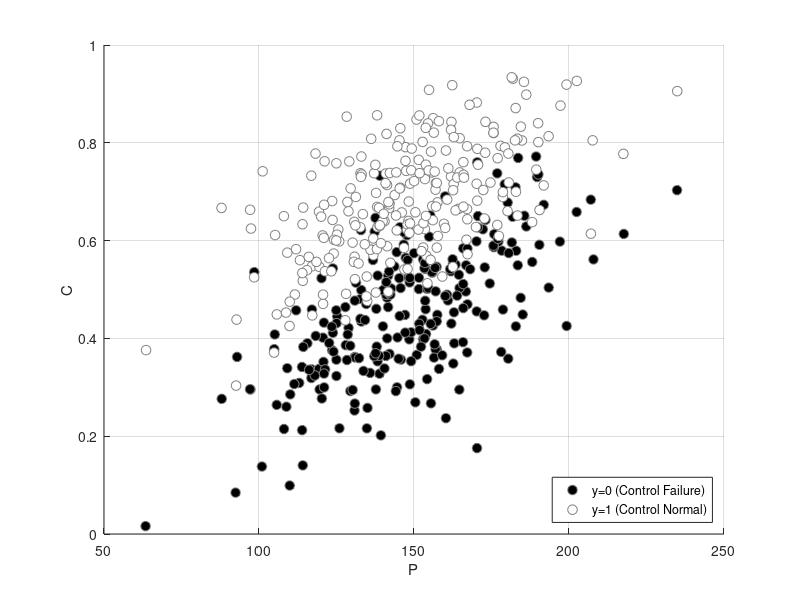

Source code (MATLAB): (Note: this script raises an error after producing the figure.)
% Victor Z
% UW-Madison, 2019
% logistic classification for gibbs data
% https://www.mathworks.com/help/stats/fitclinear.html#bu5mw4p

clc
clear all
close all hidden

% create data set
load cbe562gibbs_hightemp_class.dat
datahigh=cbe562gibbs_hightemp_class;
load cbe562gibbs_lowtemp_class.dat
datalow=cbe562gibbs_lowtemp_class;
data=[datahigh;datalow];
datan=data;
n=length(datan);
for i=1:n
    if datan(i,1)==583.15
        datan(i,1)=1; % control normal
    else
        datan(i,1)=0; % control failure
    end
end

% corrupt data with noise to hide pattern (as we increase noise, confusion
% increases)
rng(1); % For reproducibility 
x1 = datan(:,2)+randn(n,1)*0.1;
x2 = datan(:,3)+randn(n,1)*0.1;
y=datan(:,1);
X=[x1 x2];

% visualize the data
figure(1); hold on;
h1 = scatter(x1(y==0),x2(y==0),50,'k','filled');  % black dots for 0
h2 = scatter(x1(y==1),x2(y==1),50,'w','filled');  % white dots for 1
set([h1 h2],'MarkerEdgeColor',[.5 .5 .5]);        % outline dots in gray
legend([h1 h2],{'y=0 (Control Failure)' 'y=1 (Control Normal)'},'Location','SouthEast');
xlabel('P');
ylabel('C');
grid on
print -depsc gibbs_logistic_data.eps

% train model
rng(1); % For reproducibility 
[Mdl,FitInfo] = fitclinear(X,y,'Learner','logistic');

% predict
[ypred,Score] = predict(Mdl,X)
% Score indicates probability that the i-th prediction is in either class

% visualize the predictions
figure(1); hold on;
h1 = scatter(x1(ypred==0),x2(ypred==0),50,'k','filled');  % black dots for 0
h2 = scatter(x1(ypred==1),x2(ypred==1),50,'w','filled');  % white dots for 1
set([h1 h2],'MarkerEdgeColor',[.5 .5 .5]);        % outline dots in gray
legend([h1 h2],{'$\hat{y}$=0 (Control Failure)' '$\hat{y}$=1 (Control Normal)'},'Location','SouthEast','Interpreter','latex');
xlabel('P');
ylabel('Conversion');
grid on
print -depsc gibbs_logistic_prediction.eps

% confusion matrix
figure(3)
subplot(2,2,1)
ConfusionTrain = confusionchart(y,ypred);
xlabel('Predicted')
ylabel('True')

% show probabilities
subplot(2,2,2)
plot(Score(:,1),'o','MarkerFaceColor','w')
xlabel('Observation $\omega$','Interpreter','latex')
ylabel('$P(y_\omega=1|x_\omega,\theta)$','Interpreter','latex')
grid on
print -depsc gibbs_logistic_confusion.eps



% %%% perform crossvalidation
% %%% splitting data set into train and test
% Ystats=y;
% CVMdl = fitclinear(X,Ystats,'Learner','logistic','Holdout',0.40);
% Mdl = CVMdl.Trained{1};
% 
% trainIdx = training(CVMdl.Partition);
% testIdx = test(CVMdl.Partition);
% labelTrain = predict(Mdl,X(trainIdx,:));
% labelTest = predict(Mdl,X(testIdx,:));
% 
% %Construct a confusion matrix for the training data.
% figure(5)
% ConfusionTrain = confusionchart(Ystats(trainIdx),labelTrain);
% 
% %Construct a confusion matrix for the test data.
% figure(6)
% ConfusionTest = confusionchart(Ystats(testIdx),labelTest);
